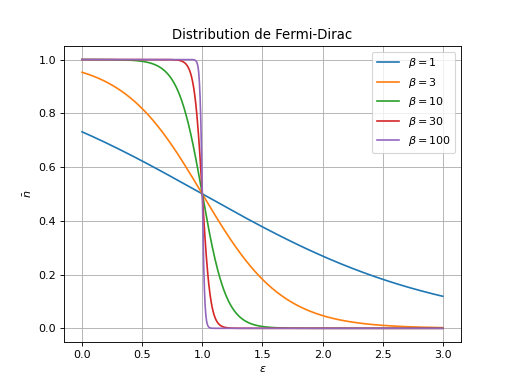

Generate this figure with Python:
import numpy as np
import matplotlib.pyplot as plt

def fermi_dirac(epsilon, mu, beta):
    return 1/(np.exp(beta*(epsilon - mu))+1)

list_beta = [1, 3, 10, 30, 100]
mu = 1

x = np.linspace(0, 3, num=1000)

fig = plt.figure()
ax = fig.subplots(1, 1)

for beta in list_beta:
    ax.plot(x, fermi_dirac(x, mu=mu, beta=beta),
            label=rf'$\beta={beta}$')

ax.set_xlabel(r'$\epsilon$')
ax.set_ylabel(r'$\bar n$')
ax.set_title('Distribution de Fermi-Dirac')
ax.grid()
ax.legend()
